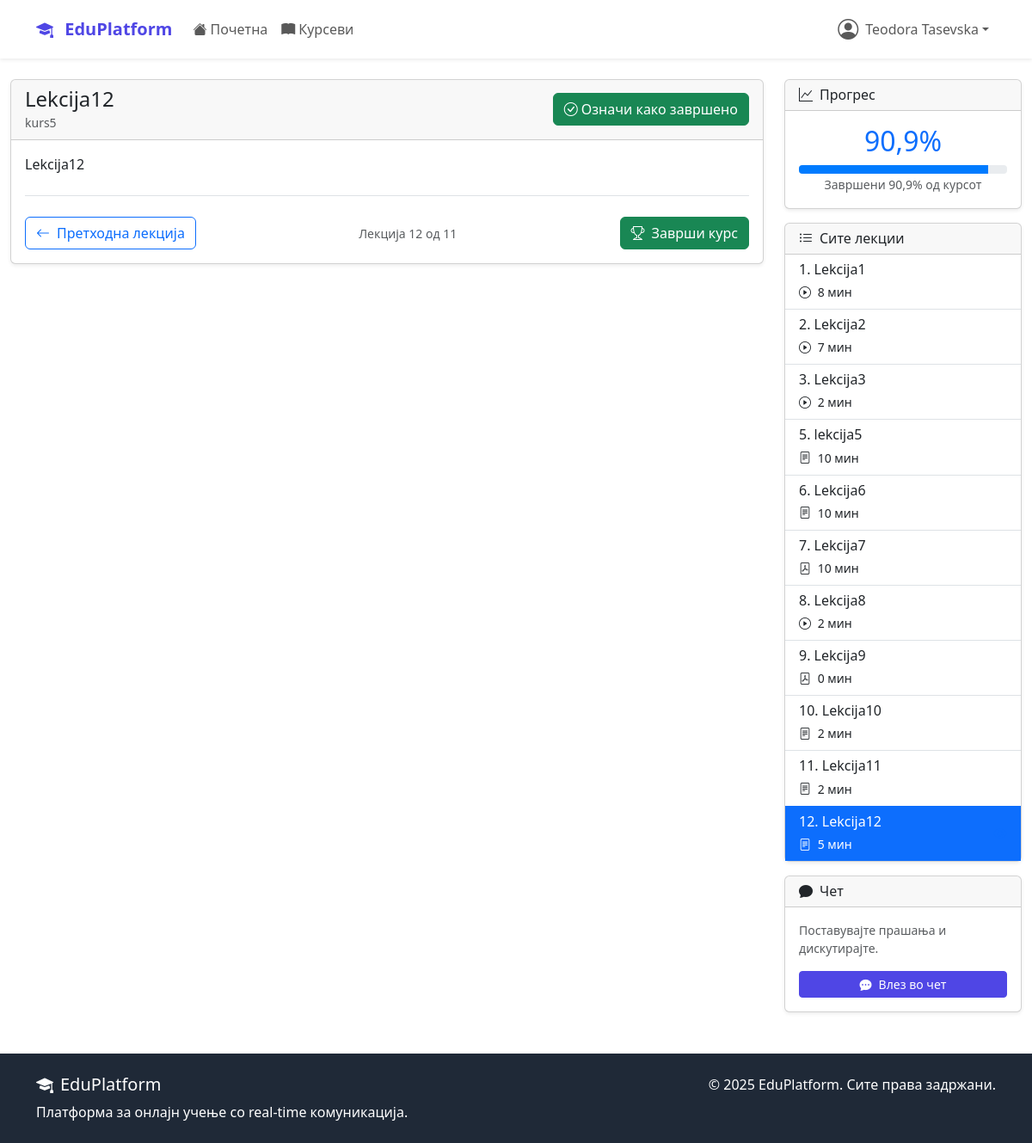
/courses/kurs5/lesson/19/ (signed in), run on the app's committed database.
### accounts/models.py (models this page shows, shortened)
class User(AbstractUser):
    USER_TYPE_CHOICES = (
        ('student', 'Студент'),
        ('instructor', 'Инструктор'),
        ('admin', 'Администратор'),
    )
    user_type = models.CharField(
        max_length=20,
        choices=USER_TYPE_CHOICES,
        default='student'
    )
    bio = models.TextField(max_length=500, blank=True)
    profile_picture = models.ImageField(
        upload_to='profile_pics/',
        blank=True,  # Додадено
        null=True    # Додадено
    )
    birth_date = models.DateField(null=True, blank=True)
    phone_number = models.CharField(max_length=15, blank=True)
    created_at = models.DateTimeField(auto_now_add=True)
    updated_at = models.DateTimeField(auto_now=True)

### courses/models.py (models this page shows, shortened)
class Lesson(models.Model):
    LESSON_TYPE_CHOICES = (
        ('video', 'Видео'),
        ('text', 'Текст'),
        ('pdf', 'PDF документ'),
    )
    course = models.ForeignKey(Course, on_delete=models.CASCADE, related_name='lessons')
    title = models.CharField(max_length=200)
    content = models.TextField(blank=True)
    video_url = models.URLField(blank=True)
    video_file = models.FileField(upload_to='lesson_videos/', blank=True)
    pdf_file = models.FileField(upload_to='lesson_pdfs/', blank=True, null=True)
    lesson_type = models.CharField(max_length=20, choices=LESSON_TYPE_CHOICES)
    order = models.PositiveIntegerField()
    duration_minutes = models.PositiveIntegerField(default=0)
    is_free = models.BooleanField(default=False)
    created_at = models.DateTimeField(auto_now_add=True)
    class Meta:
        ordering = ['course', 'order']
        unique_together = ['course', 'order']
    def get_next_lesson(self):
        return Lesson.objects.filter(
            course=self.course,
            order__gt=self.order
        ).order_by('order').first()
    def get_previous_lesson(self):
        return Lesson.objects.filter(
            course=self.course,
            order__lt=self.order
        ).order_by('-order').first()

class Course(models.Model):
    DIFFICULTY_CHOICES = (
        ('beginner', 'Почетник'),
        ('intermediate', 'Средно'),
        ('advanced', 'Напредно'),
    )
    STATUS_CHOICES = (
        ('draft', 'Нацрт'),
        ('published', 'Објавен'),
        ('archived', 'Архивиран'),
    )
    title = models.CharField(max_length=200)
    slug = models.SlugField(unique=True, blank=True, max_length=250)
    description = models.TextField()
    instructor = models.ForeignKey(
        settings.AUTH_USER_MODEL,
        on_delete=models.CASCADE,
        related_name='courses_taught'
    )
    category = models.ForeignKey(Category, on_delete=models.CASCADE)
    thumbnail = models.ImageField(upload_to='course_thumbnails/', blank=True)
    price = models.DecimalField(max_digits=8, decimal_places=2, default=0.00)
    difficulty = models.CharField(max_length=20, choices=DIFFICULTY_CHOICES)
    status = models.CharField(max_length=20, choices=STATUS_CHOICES, default='published')
    duration_hours = models.PositiveIntegerField(help_text="Должина во часови")
    max_students = models.PositiveIntegerField(null=True, blank=True)
    requirements = models.TextField(blank=True, help_text="Предуслови за курсот")
    what_you_learn = models.TextField(help_text="Што ќе научат студентите")
    created_at = models.DateTimeField(auto_now_add=True)
    updated_at = models.DateTimeField(auto_now=True)
    class Meta:
        ordering = ['-created_at']

class Enrollment(models.Model):
    student = models.ForeignKey(
        settings.AUTH_USER_MODEL,
        on_delete=models.CASCADE,
        related_name='enrollments'
    )
    course = models.ForeignKey(Course, on_delete=models.CASCADE, related_name='enrollments')
    enrolled_at = models.DateTimeField(auto_now_add=True)
    is_active = models.BooleanField(default=True)
    is_completed = models.BooleanField(default=False)
    completed_at = models.DateTimeField(null=True, blank=True)
    progress_percentage = models.FloatField(default=0.0)
    class Meta:
        unique_together = ['student', 'course']

### courses/views.py (the view, shortened to what this page needs)
# urls.py: path('<slug:slug>/lesson/<int:lesson_id>/', views.LessonDetailView.as_view(), name='lesson_detail'),
class LessonDetailView(LoginRequiredMixin, DetailView):
    model = Lesson
    template_name = 'courses/lesson_detail.html'
    context_object_name = 'lesson'
    def dispatch(self, request, *args, **kwargs):
        course_slug = self.kwargs['slug']
        lesson_id = self.kwargs['lesson_id']
        lesson = get_object_or_404(
            Lesson.objects.select_related('course'),
            id=lesson_id,
            course__slug=course_slug
        )
        user = request.user
        if user != lesson.course.instructor:
            is_enrolled = Enrollment.objects.filter(
                student=user,
                course=lesson.course,
                is_active=True
            ).exists()
            if not is_enrolled:
                return redirect('courses:detail', slug=course_slug)
        return super().dispatch(request, *args, **kwargs)
    def get_object(self):
        course_slug = self.kwargs['slug']
        lesson_id = self.kwargs['lesson_id']
        lesson = get_object_or_404(
            Lesson.objects.select_related('course'),
            id=lesson_id,
            course__slug=course_slug
        )
        return lesson
    def get_context_data(self, **kwargs):
        context = super().get_context_data(**kwargs)
        lesson = self.object
        user = self.request.user
        context['all_lessons'] = lesson.course.lessons.all().order_by('order')
        context['is_completed'] = False
        if user.is_authenticated:
            try:
                enrollment = Enrollment.objects.get(
                    student=user,
                    course=lesson.course,
                    is_active=True
                )
                lesson_progress, created = LessonProgress.objects.get_or_create(
                    enrollment=enrollment,
                    lesson=lesson
                )
                context['is_completed'] = lesson_progress.is_completed
                context['enrollment'] = enrollment
            except Enrollment.DoesNotExist:
                pass
        return context

### templates/courses/lesson_detail.html (shortened to what this page needs)
{% extends 'base.html' %}
{% block content %}
<div class="container-fluid mt-4">
    <div class="row">
        <div class="col-lg-9">
            <div class="card shadow-sm">
                <div class="card-header">
                    <div class="d-flex justify-content-between align-items-center">
                        <div>
                            <h4 class="mb-0">{{ lesson.title }}</h4>
                            <small class="text-muted">{{ lesson.course.title }}</small>
                        </div>
                        <div>
                            {% if not is_completed %}
                                <form method="post" class="d-inline">
                                    <button type="submit" class="btn btn-success">
                                        <i class="bi bi-check-circle me-1"></i>Означи како завршено
                                    </button>
                                </form>
                            {% else %}
                                <span class="badge bg-success fs-6">
                                    <i class="bi bi-check-circle-fill me-1"></i>Завршено
                                </span>
                            {% endif %}
                        </div>
                    </div>
                </div>
                <div class="card-body">
                    {% if lesson.content %}
                        <div class="lesson-content">
                            {{ lesson.content|linebreaks }}
                        </div>
                    {% endif %}
                    <div class="lesson-navigation d-flex justify-content-between align-items-center mt-4 pt-4 border-top">
                        <div>
                            {% with previous=lesson.get_previous_lesson %}
                                {% if previous %}
                                    <a href="{% url 'courses:lesson_detail' lesson.course.slug previous.id %}"
                                       class="btn btn-outline-primary">
                                        <i class="bi bi-arrow-left me-2"></i>Претходна лекција
                                    </a>
                                {% else %}
                                    <a href="{% url 'courses:detail' lesson.course.slug %}"
                                       class="btn btn-outline-secondary">
                                        <i class="bi bi-arrow-left me-2"></i>Назад кон курс
                                    </a>
                                {% endif %}
                            {% endwith %}
                        </div>
                        <div class="text-center">
                            <small class="text-muted">
                                Лекција {{ lesson.order }} од {{ all_lessons.count }}
                            </small>
                        </div>
                        <div>
                            {% with next=lesson.get_next_lesson %}
                                {% if next %}
                                    <a href="{% url 'courses:lesson_detail' lesson.course.slug next.id %}"
                                       class="btn btn-primary">
                                        Следна лекција<i class="bi bi-arrow-right ms-2"></i>
                                    </a>
                                {% else %}
                                    <a href="{% url 'courses:detail' lesson.course.slug %}"
                                       class="btn btn-success">
                                        <i class="bi bi-trophy me-2"></i>Заврши курс
                                    </a>
                                {% endif %}
                            {% endwith %}
                        </div>
                    </div>
                </div>
            </div>
        </div>
        <div class="col-lg-3">
            {% load l10n %}
            {% if enrollment %}
            <div class="card shadow-sm mb-3">
                <div class="card-header">
                    <h6 class="mb-0"><i class="bi bi-graph-up me-2"></i>Прогрес</h6>
                </div>
                <div class="card-body text-center">
                    <h2 class="text-primary">{{ enrollment.progress_percentage|floatformat:1 }}%</h2>
                    <div style="height: 10px; background-color: #e9ecef; border-radius: 0.25rem; overflow: hidden;">
                        <div style="width: {{ enrollment.progress_percentage|unlocalize }}%; height: 100%; background-color: #007bff;"></div>
                    </div>
                    <small class="text-muted">Завршени {{ enrollment.progress_percentage|floatformat:1 }}% од курсот</small>
                </div>
            </div>
            {% endif %}
            <div class="card shadow-sm">
                <div class="card-header">
                    <h6 class="mb-0"><i class="bi bi-list-ul me-2"></i>Сите лекции</h6>
                </div>
                <div class="card-body p-0">
                    <div class="list-group list-group-flush">
                        {% for l in all_lessons %}
                        <a href="{% url 'courses:lesson_detail' lesson.course.slug l.id %}"
                           class="list-group-item list-group-item-action {% if l.id == lesson.id %}active{% endif %}">
                            <div class="d-flex justify-content-between align-items-center">
                                <div>
                                    <h6 class="mb-1">{{ l.order }}. {{ l.title }}</h6>
                                    <small>
                                        <i class="bi bi-{% if l.lesson_type == 'video' %}play-circle{% elif l.lesson_type == 'text' %}file-text{% elif l.lesson_type == 'pdf' %}file-pdf{% else %}clipboard-check{% endif %} me-1"></i>
                                        {{ l.duration_minutes }} мин
                                    </small>
                                </div>
                                <div>
                                    {% if l.id == lesson.id %}
                                        <i class="bi bi-eye-fill text-primary"></i>
                                    {% endif %}
                                </div>
                            </div>
                        </a>
                        {% endfor %}
                    </div>
                </div>
            </div>
            <div class="card shadow-sm mt-3">
                <div class="card-header">
                    <h6 class="mb-0"><i class="bi bi-chat-fill me-2"></i>Чет</h6>
                </div>
                <div class="card-body">
                    <p class="small text-muted mb-3">Поставувајте прашања и дискутирајте.</p>
                    <a href="{% url 'chat:list' %}" class="btn btn-primary btn-sm w-100">
                        <i class="bi bi-chat-dots-fill me-2"></i>Влез во чет
                    </a>
                </div>
            </div>
        </div>
    </div>
</div>
{% endblock %}

### templates/base.html (shortened to what this page needs)
<!DOCTYPE html>
<html lang="mk">
<head>
    <link href="https://cdn.jsdelivr.net/npm/bootstrap@5.3.2/dist/css/bootstrap.min.css" rel="stylesheet">
    <link rel="stylesheet" href="https://cdn.jsdelivr.net/npm/bootstrap-icons@1.11.1/font/bootstrap-icons.css">
</head>
<body class="d-flex flex-column min-vh-100">
    <nav class="navbar navbar-expand-lg navbar-light bg-white shadow-sm">
        <div class="container">
            <a class="navbar-brand" href="{% url 'dashboard:home' %}">
                <i class="bi bi-mortarboard-fill me-2"></i>
                EduPlatform
            </a>
            <div class="collapse navbar-collapse" id="navbarNav">
                <ul class="navbar-nav me-auto">
                    <li class="nav-item">
                        <a class="nav-link" href="{% url 'dashboard:home' %}">
                            <i class="bi bi-house-fill me-1"></i>Почетна
                        </a>
                    </li>
                    <li class="nav-item">
                        <a class="nav-link" href="{% url 'courses:list' %}">
                            <i class="bi bi-book-fill me-1"></i>Курсеви
                        </a>
                    </li>
                </ul>
                <ul class="navbar-nav">
                    {% if user.is_authenticated %}
                        <li class="nav-item dropdown">
                            <a class="nav-link dropdown-toggle d-flex align-items-center" href="#"
                               id="navbarDropdown" role="button" data-bs-toggle="dropdown">
                                {% if user.profile_picture %}
                                    <img src="{{ user.profile_picture.url }}" alt="Профил"
                                         class="rounded-circle me-2" width="32" height="32">
                                {% else %}
                                    <i class="bi bi-person-circle me-2 fs-4"></i>
                                {% endif %}
                                {{ user.get_full_name|default:user.username }}
                            </a>
                        </li>
                    {% endif %}
                </ul>
            </div>
        </div>
    </nav>
    <main class="flex-grow-1">
        {% block content %}{% endblock %}
    </main>
    <footer class="footer mt-5 py-4">
        <div class="container">
            <div class="row">
                <div class="col-md-6">
                    <h5><i class="bi bi-mortarboard-fill me-2"></i>EduPlatform</h5>
                    <p class="mb-0">Платформа за онлајн учење со real-time комуникација.</p>
                </div>
                <div class="col-md-6 text-md-end">
                    <p class="mb-0">&copy; 2025 EduPlatform. Сите права задржани.</p>
                </div>
            </div>
        </div>
    </footer>
</body>
</html>

### data on the page
User: get_full_name "Teodora Tasevska"
Lesson: title "Lekcija12", course "kurs5", content "Lekcija12", order "12", duration_minutes "5"
Enrollment: progress_percentage "90,9"
Lesson: order "1", title "Lekcija1", duration_minutes "8"
Lesson: order "2", title "Lekcija2", duration_minutes "7"
Lesson: order "3", title "Lekcija3", duration_minutes "2"
Lesson: order "5", title "lekcija5", duration_minutes "10"
Lesson: order "6", title "Lekcija6", duration_minutes "10"
Lesson: order "7", title "Lekcija7", duration_minutes "10"
Lesson: order "8", title "Lekcija8", duration_minutes "2"
Lesson: order "9", title "Lekcija9", duration_minutes "0"
Lesson: order "10", title "Lekcija10", duration_minutes "2"
Lesson: order "11", title "Lekcija11", duration_minutes "2"

### other printed values
{{ all_lessons.count }} "11"
